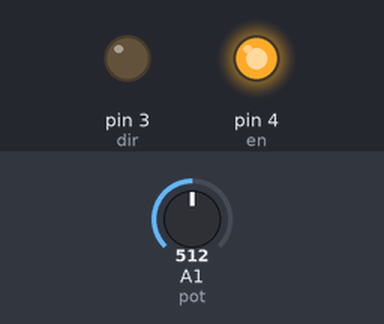
Recording of a sketch running on a simulated Arduino Uno, built with avr-gcc and run on an emulated ATmega328P. Parts: output pins drawn as LEDs (lit = HIGH). Inputs (shaded band) come from the test bench; at power-on: A1 (pot) = 512.

Above: at 1.2 s.
1.3 s: A1 (pot) set to 109
2.8 s: A1 (pot) set to 92
At 4.5 s:
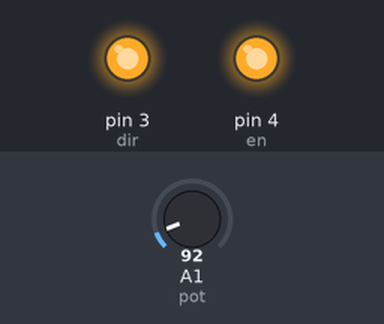
4.8 s: A1 (pot) set to 885
6.3 s: A1 (pot) set to 918
At 6.42 s:
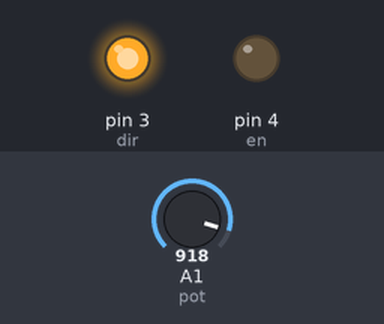
8.3 s: A1 (pot) set to 90
At 8.42 s:
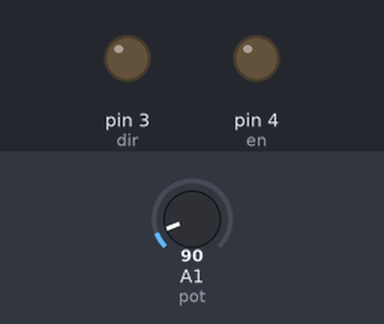
Timing chart, 0 to 11.3 s (numbered marks = the images above; inputs shaded):
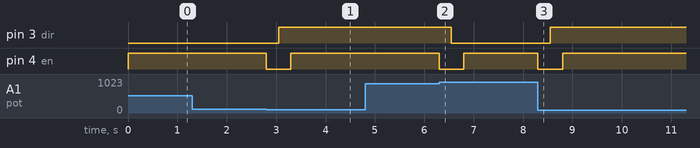

Measured:
- the behaviour switches between 100 and 99 on A1 (pot) (found by bisection; images 0 and 1)
- the behaviour switches between 900 and 901 on A1 (pot) (found by bisection; images 1 and 2)
- after the input at 1.3 s, every drawn part: stays the same
- after the input at 2.8 s, pin 3 (dir): LOW → HIGH after 0.25 s; pin 4 (en): HIGH → LOW at once, → HIGH 0.50 s later
- after the input at 4.8 s, every drawn part: stays the same
- after the input at 6.3 s, pin 3 (dir): HIGH → LOW after 0.25 s; pin 4 (en): HIGH → LOW at once, → HIGH 0.50 s later
- after the input at 8.3 s, pin 3 (dir): LOW → HIGH after 0.25 s; pin 4 (en): HIGH → LOW at once, → HIGH 0.50 s later

The sketch:

linearActuatorTest.ino
```cpp
int dir = 3;
int en = 4;
int pot = 1;

int d = 1;

void setup() {
  // put your setup code here, to run once:
  pinMode(dir,OUTPUT);
  pinMode(en,OUTPUT);

  digitalWrite(dir,1);
  digitalWrite(en,1);

  if(analogRead(pot) >= 100) d = 0;
  else d = 1;
}

void loop() {
  // put your main code here, to run repeatedly:
  int newRead = analogRead(pot);
  if(d == 1 && newRead > 900){
    d = 0;
    digitalWrite(en, 0);
    delay(250);
    digitalWrite(dir, d);
    delay(250);
    digitalWrite(en, 1);
  } else if(d == 0 && newRead<100){
    d = 1;
    digitalWrite(en, 0);
    delay(250);
    digitalWrite(dir, d);
    delay(250);
    digitalWrite(en, 1);
  }

  digitalWrite(dir, d);
}
```
